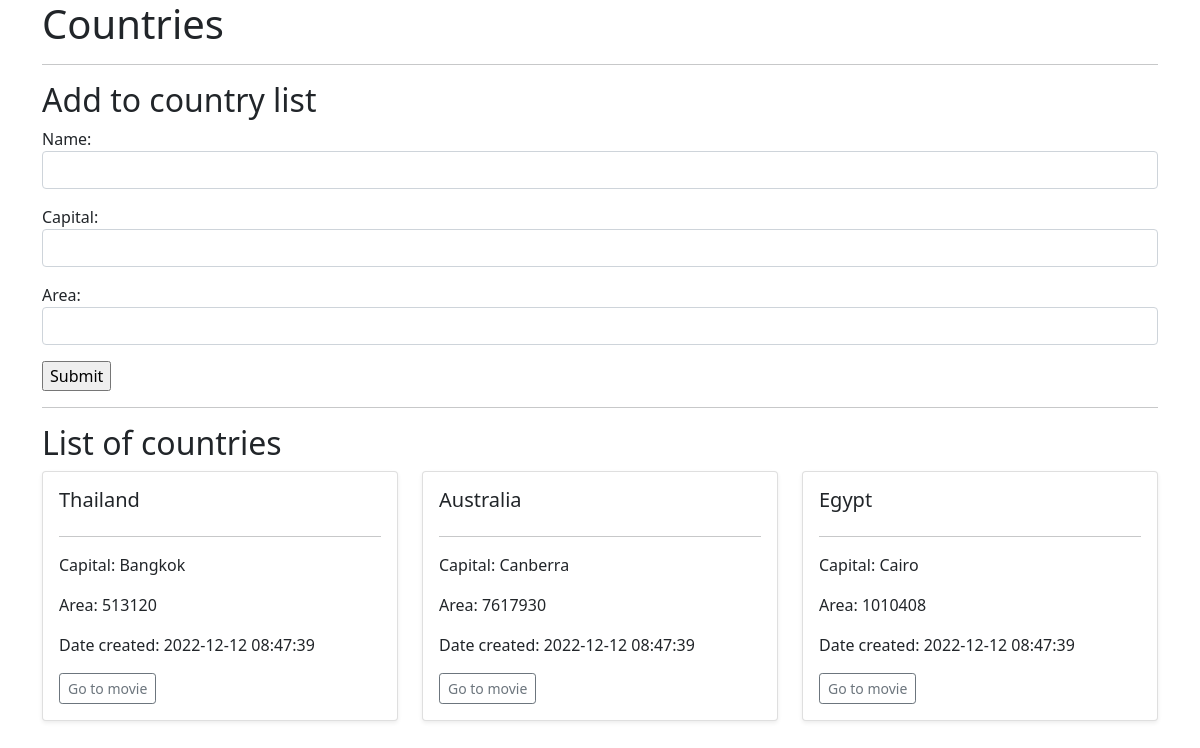
Before: / with the older database file.
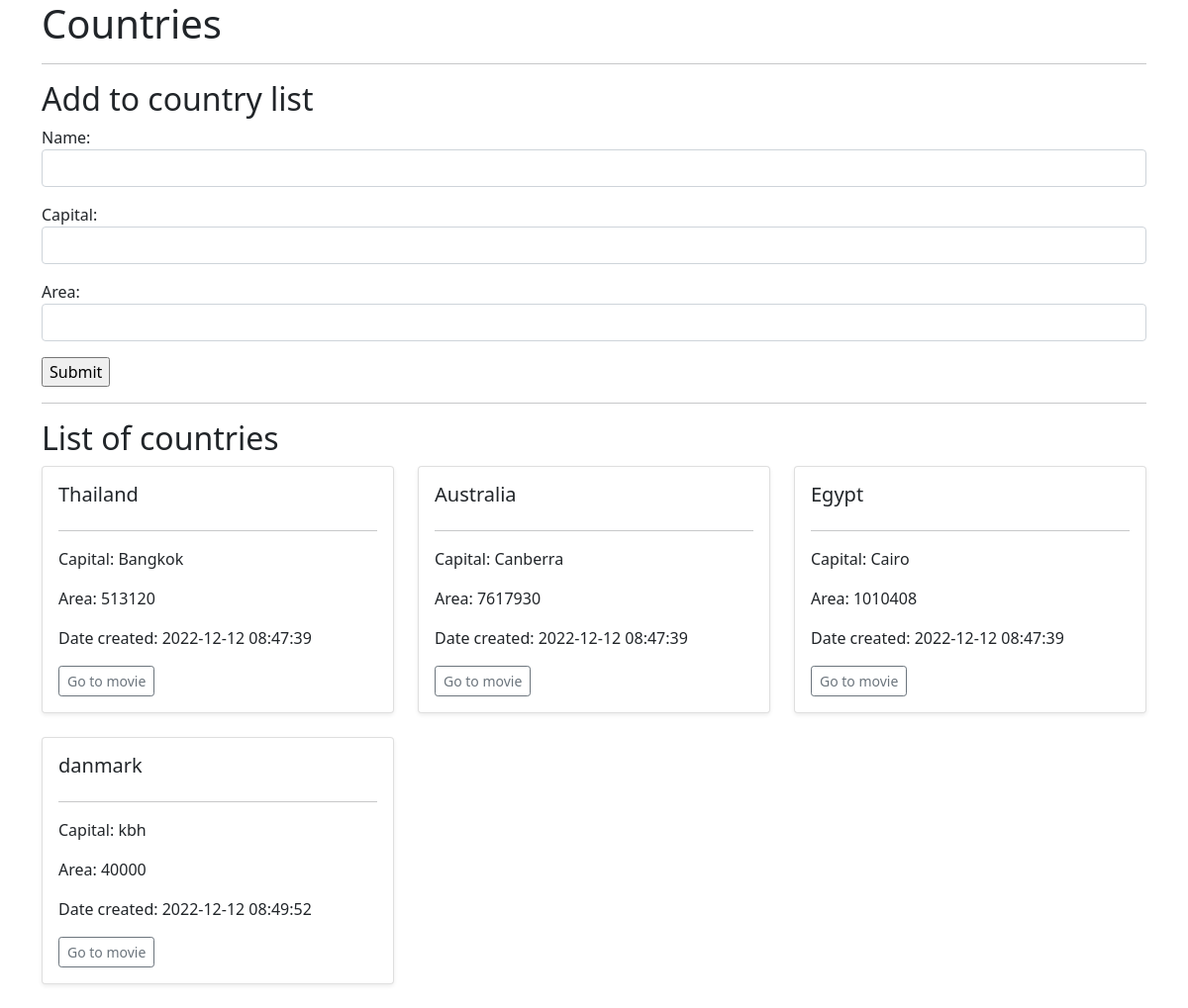
After: the same page with the newer database file.
### tables this page shows
CREATE TABLE countries (
    id INTEGER PRIMARY KEY AUTOINCREMENT,
    created TIMESTAMP NOT NULL DEFAULT CURRENT_TIMESTAMP,
    name TEXT NOT NULL,
    capital TEXT NOT NULL,
    area INTEGER NOT NULL
);

### app.py (the view)
@app.route('/')
def index():
    countries = _connect_fetch()
    return render_template('index.html', countries=countries)

### app.py (called while the page is built)
def _connect_fetch():
    with sqlite3.connect('Semester_2/recap/stuff/flask-rest-api-sqlite/database.db') as connector:
        connector.row_factory = sqlite3.Row
        cursor = connector.cursor()
        countries = cursor.execute('SELECT * FROM countries').fetchall()
        return countries

### templates/index.html (shortened to what this page needs)
<!doctype html>
<html>
<head>
    <link href="https://cdn.jsdelivr.net/npm/bootstrap@5.0.1/dist/css/bootstrap.min.css" rel="stylesheet"
>
</head>
<div class="container">
    <h1>Countries</h1>
    <hr>
    <h2>Add to country list</h2>
    <form method="POST" action="/countries" enctype="multipart/form-data">
        <p>Name: <input type="text" class="form-control" name="name"></p>
        <p>Capital: <input type="text" class="form-control" name="capital"></p>
        <p>Area: <input type="number" class="form-control" name="area"></p>
        <p><input type="submit" value="Submit"></p>
    </form>
    <hr>
    <h2>List of countries</h2>
    <div class="row">
        {% for c in countries %}
        <div class="col-md-4">
            <div class="card mb-4 shadow-sm p-3">
                <h5 class="card-title">{{ c['name'] }}</h5>
                <hr>
                <p class="card-text">Capital: {{ c['capital'] }}</p>
                <p class="card-text">Area: {{ c['area'] }}</p>
                <p class="card-text">Date created: {{ c['created'] }}</p>
                <p class="card-text">
                    <a href="/countries/{{ c['id'] }}/">
                    <button type="button" class="btn btn-sm btn-outline-secondary">Go to movie</button>
                </a>
                </p>
            </div>
        </div>
        {% endfor %}
    </div>
</div>
</body>
</html>

Changed rows visible on the page:
added countries: name "danmark", capital "kbh", area "40000", created "2022-12-12 08:49:52"
